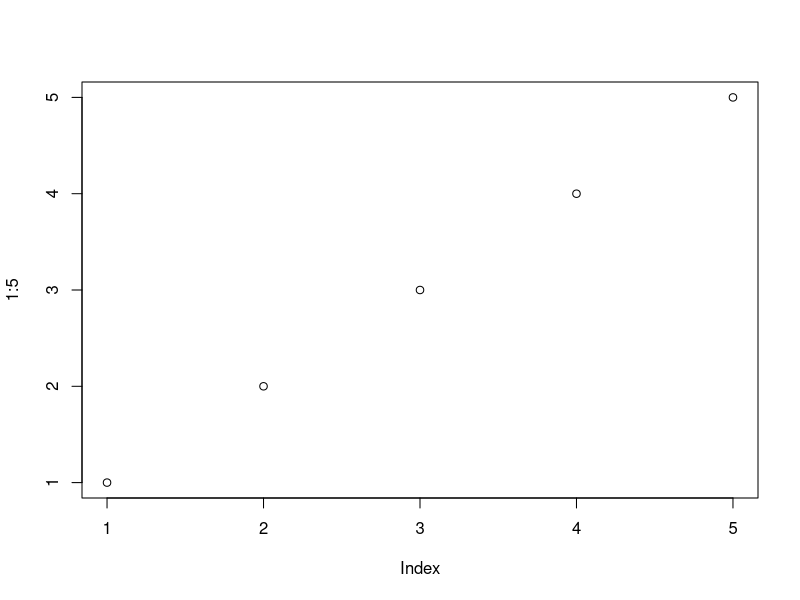
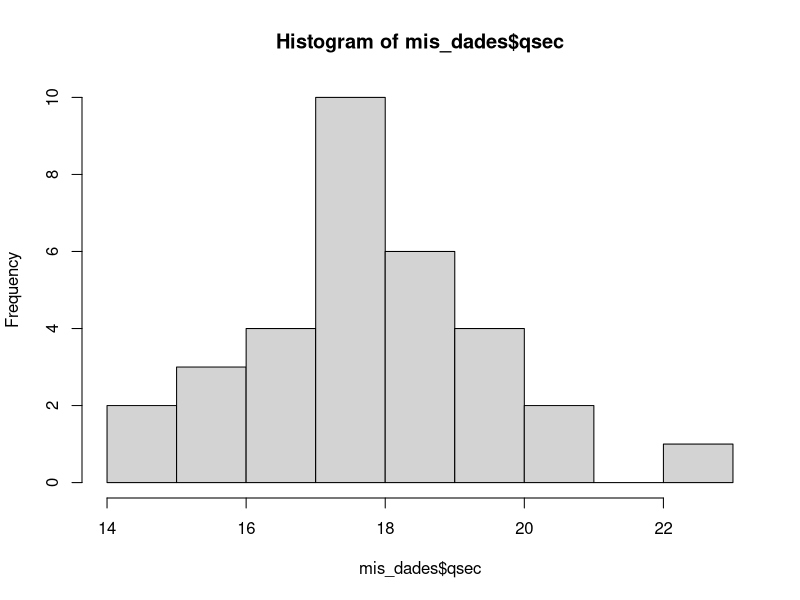
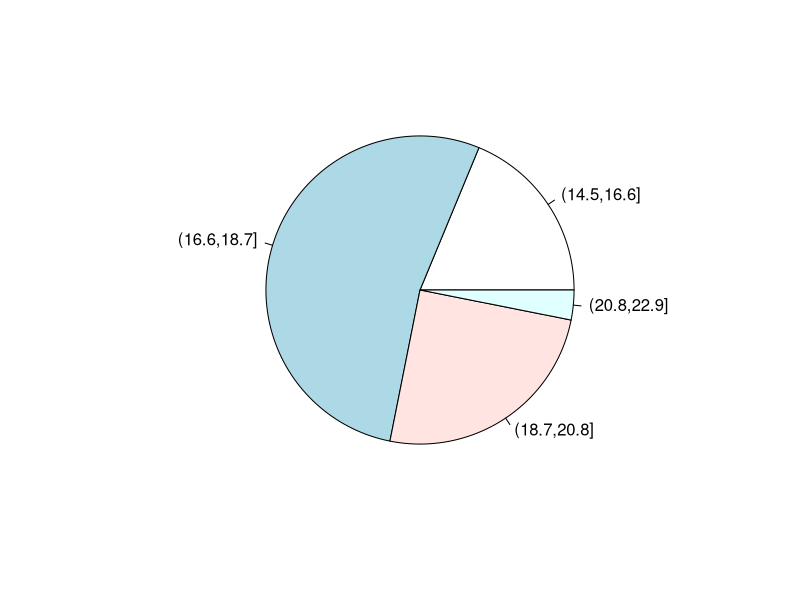
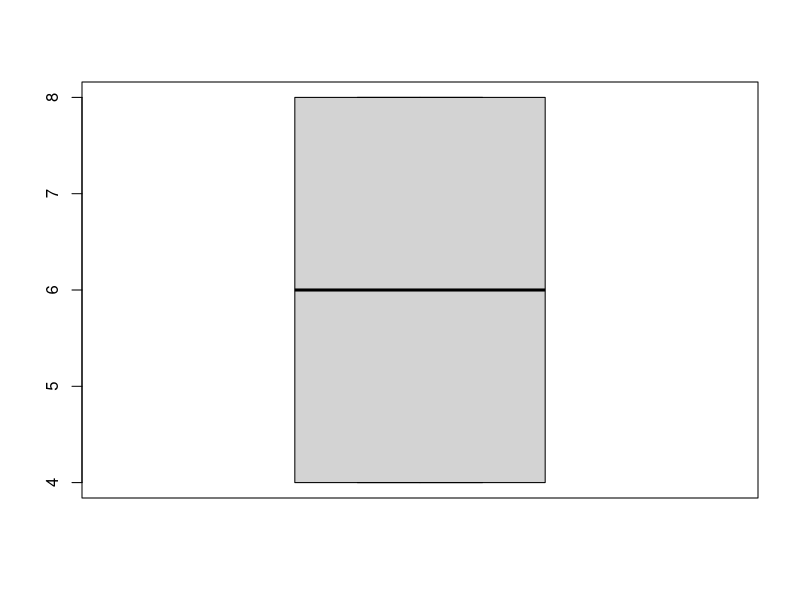

Source code (R) for these figures, in order:
#Codigo para problema 1
plot(1:5)
2+2
mis_dades = mtcars
mis_dades$qsec
sort(mis_dades$qsec)

qsec_intervalos = cut(mis_dades$qsec, breaks = 4)
table(qsec_intervalos)

hist(mis_dades$qsec, breaks = 10)
#mitjana -> mean()
mean(mis_dades$qsec)

#mediana -> median()
mis_dades$drat
median(mis_dades$drat)

#primer quartil -> quantile(x, 0.25)
quantile(mis_dades$drat)

quantile(mis_dades$mpg, 0.18)

#taula de freqüencia

sum(table(qsec_intervalos))
ni = (table(qsec_intervalos))
sum(ni)

fi= ni/sum(ni)
fi
pie(fi)


Ni = cumsum(ni)
Fi = cumsum(fi)
cbind(ni, fi, Ni, Fi)

#rango interquartilico -> IQR
IQR(mis_dades$cyl)
boxplot(mis_dades$cyl)
